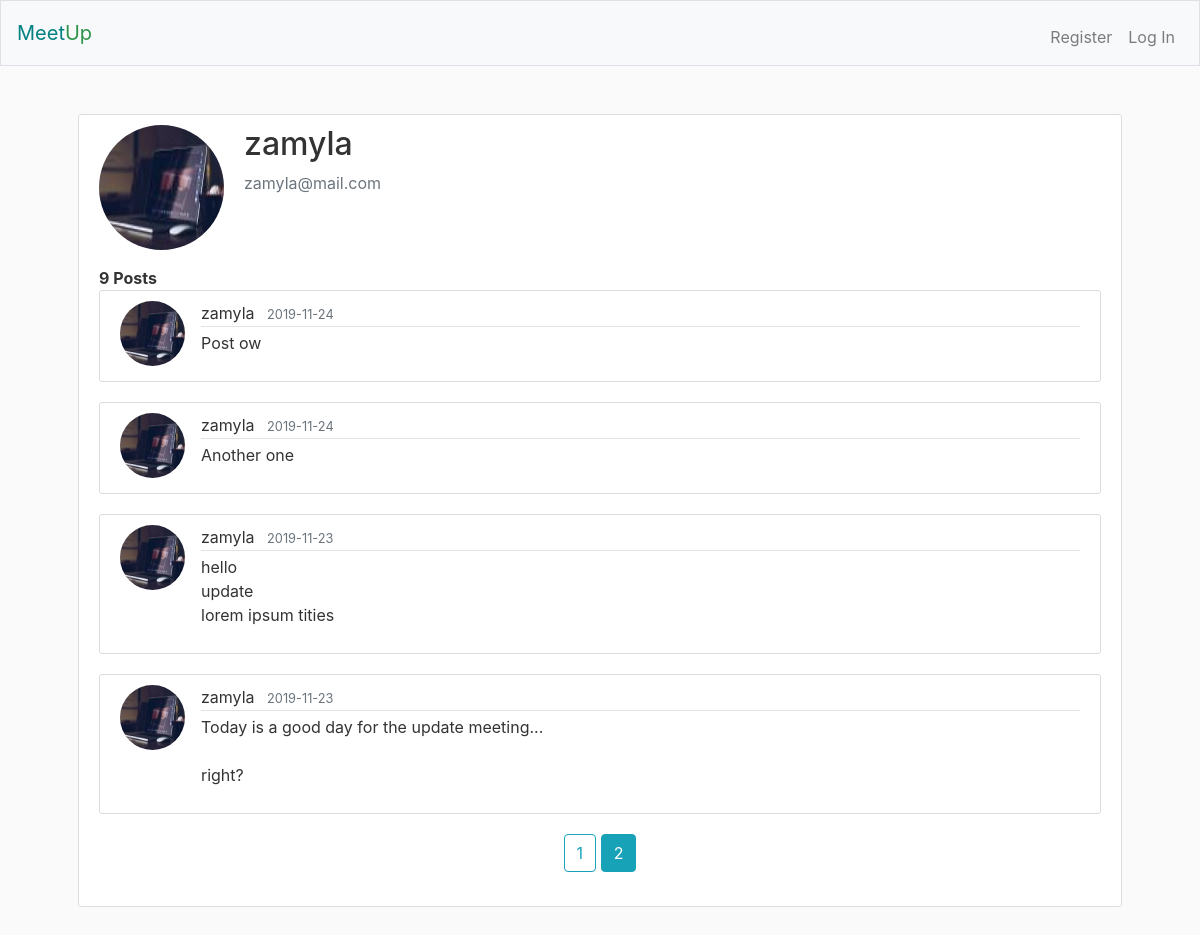
Page /users/zamyla?page=2 on the committed database.
### meetup/models.py (models this page shows, shortened)
class User(db.Model, UserMixin):
    id = db.Column(db.Integer, primary_key=True)
    username = db.Column(db.String(20), unique=True, nullable=False)
    email = db.Column(db.String(255), unique=True, nullable=False)
    image_file = db.Column(db.String(20), nullable=False, default='no-img.png')
    password = db.Column(db.String(60), nullable=False)
    posts = db.relationship('Post', backref='owner', lazy=True)

class Post(db.Model):
    id = db.Column(db.Integer, primary_key=True)
    message = db.Column(db.Text, nullable=False)
    posted_at = db.Column(db.DateTime, default=datetime.utcnow)
    owner_id = db.Column(db.Integer, db.ForeignKey('user.id'), nullable=False)

### meetup/routes.py (the view)
@app.route('/users/<string:username>')
def user_posts(username):
    page = request.args.get('page', 1, type=int)
    user = User.query.filter_by(username=username).first_or_404()
    posts = Post.query.filter_by(owner=user).order_by(
        Post.posted_at.desc()).paginate(page=page, per_page=5)
    return render_template('user_posts.html', posts=posts, user=user)

### meetup/templates/user_posts.html (shortened to what this page needs)
{% extends "layout.html" %}
{% block main %}
    <div class="media">
        <img class="rounded-circle account-img" src="{{ url_for('static', filename='profile-imgs/' + user.image_file) }}" />
        <div class="media-body">
            <h2 class="account-heading">{{ user.username }}</h2>
            <p class="text-secondary">{{ user.email }}</p>
        </div>
    </div>
    <div><strong>{{ posts.total }} Posts</strong></div>
    {% for post in posts.items %}
        <a id="post-link" href="{{ url_for('post', post_id=post.id) }}">
            <article class="media content-section">
                <img class="rounded-circle article-img" src="{{ url_for('static', filename='profile-imgs/' + post.owner.image_file) }}" />
            <div class="media-body">
                <div class="article-metadata">
                    <span class="mr-2">{{ post.owner.username }}</span>
                    <small class="text-muted">{{ post.posted_at.strftime('%Y-%m-%d') }}</small>
                </div>
                <p class="article-content">{{ post.message }}</p>
            </div>
            </article>
        </a>
    {% endfor %}
    <div class="text-center">
    {% for page_num in posts.iter_pages(left_edge=1, right_edge=1, left_current=2, right_current=3) %}
        {% if page_num %}
            {% if posts.page == page_num %}
                <a class="btn btn-info mb-4" href="{{ url_for('user_posts', username=user.username, page=page_num) }}">{{ page_num }}</a>
            {% else %}
                <a class="btn btn-outline-info mb-4" href="{{ url_for('user_posts', username=user.username, page=page_num) }}">{{ page_num }}</a>
            {% endif%}
        {% else %}
            ...
        {% endif %}
    {% endfor %}
    </div>
{% endblock %}

### meetup/static/styles.css (style rules this page uses)
body { background: #fafafa; color: #333333; }
.article-content { white-space: pre-line; }
.article-img { height: 65px; width: 65px; margin-right: 16px; }
.article-metadata { padding-bottom: 1px; margin-bottom: 4px; border-bottom: 1px solid #e3e3e3 }
.content-section { background: #ffffff; padding: 10px 20px; border: 1px solid #dddddd; border-radius: 3px; margin-bottom: 20px; }
.account-img { height: 125px; width: 125px; margin-right: 20px; margin-bottom: 16px; }
#post-link { color: #333333; text-decoration: none; }

### rows in the picture
User: image_file (picture), username "zamyla", email "zamyla@mail.com"
Post: image_file (picture), owner.username "zamyla", posted_at "2019-11-24", message "Post ow"
Post: image_file (picture), owner.username "zamyla", posted_at "2019-11-24", message "Another one"
Post: image_file (picture), owner.username "zamyla", posted_at "2019-11-23", message "hello update lorem ipsum tities"
Post: image_file (picture), owner.username "zamyla", posted_at "2019-11-23", message "Today is a good day for the update meeting... right?"

### other values in the picture
{{ posts.total }} "9"
{{ page_num }} "1"
{{ page_num }} "2"
